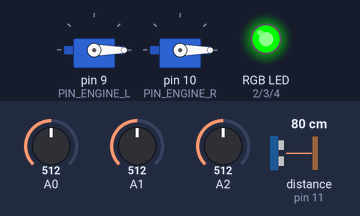
A sketch run on a simulated Arduino Uno, built with avr-gcc and run on an emulated ATmega328P. Parts: 2 × servo, an RGB LED mixed from three pins (HIGH = lit). Inputs (shaded band) come from the test bench; at power-on: distance to the obstacle (sensor on pin 11) 80 cm, A0 = 512, A1 = 512, A2 = 512. The echo pulse lasts 58.3 µs per cm.

Above: at 6.2 s.
6.3 s: distance to the obstacle (sensor on pin 11) set to 71 cm
At 7.3 s:
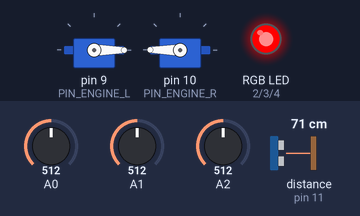
7.9 s: A0 set to 107
9.4 s: A0 set to 96
At 10.6 s:
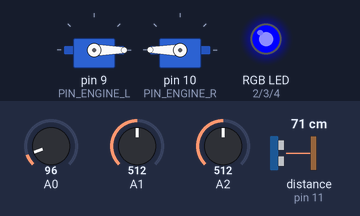
10.9 s: A1 set to 107
12.4 s: A1 set to 91
At 13.6 s:
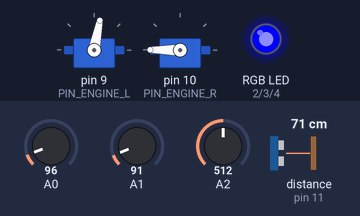
13.9 s: A0 set to 306
At 14.9 s:
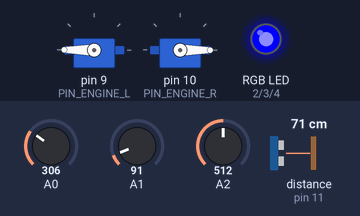
Timing chart, 0 to 16.4 s (numbered marks = the images above; inputs shaded):
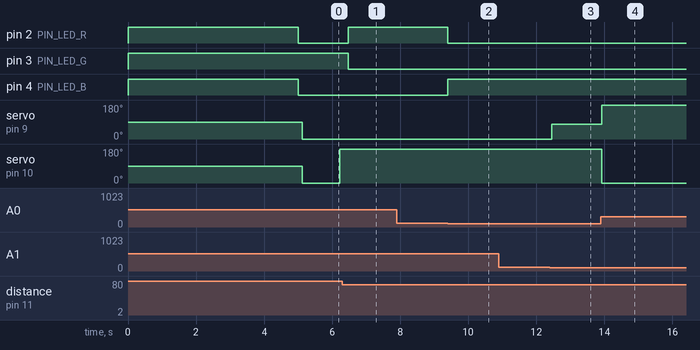

The sketch:

sw.ino
```cpp
#include "subnorbot.h"

//Es necesario incluir estas dos librerias aqui porque Arduino
//es una puta mierda y si no no las reconoce en subnorbot.h:
#include <NewPing.h>
#include <Servo.h>

SubnorBot bot = SubnorBot();

void setup()
{
#ifdef TEST
  Serial.begin(115200);
  Serial.println("Comenzando...");
#endif

  bot.initialize();

#ifdef TEST
  Serial.println("Fin espera de 5s.");
  Serial.print("Contando iteraciones del main loop en 1s... ");
#endif
}

void loop()
{
  bot.sense();
  bot.resolve();
  bot.move();

#ifdef TEST
  static boolean _crono = true;                 //flag que indica si se estan contando las iteraciones del main loop al arrancar
  static unsigned long _time = millis() + 1000; //el instante cuando deben de dejar de contarse
  static unsigned long _i = 1;                  //las iteraciones del main loop contadas
  static char _cmd;                             //el comando de test recibido

  if (_crono) {
    if (millis() < _time) {
      _i++;
    }
    else {
      _crono = false;
      Serial.print(_i);
      Serial.println(" iteraciones.");
      Serial.println("Atendiendo a comandos.");
      Serial.println();
    }
  }
  else {
    _cmd = Serial.read();
    switch (_cmd) {
      case 'i':
        Serial.println("Siguelineas frontal izquierdo conmutado.");
        bot.switchSniffers(true, false, false);
        Serial.println();
      break;

      case 'p':
        Serial.println("Siguelineas frontal derecho conmutado.");
        bot.switchSniffers(false, true, false);
        Serial.println();
      break;

      case 'l':
        Serial.println("Siguelineas trasero conmutado.");
        bot.switchSniffers(false, false, true);
        Serial.println();
      break;

      case 'o':
        bot.setDistance(10);
        Serial.println("Rival detectado!");
        Serial.println();
      break;

      case 'x':
        bot.setDistance(-1);
        Serial.println("Rival perdido...");
        Serial.println();
      break;

      case 'e':
        Serial.print("* Estado: ");
        switch (bot.getState()) {
          case IDLE:          Serial.println("IDLE");          break;
          case SEARCHING:     Serial.println("SEARCHING");     break;
          case CHARGING:      Serial.println("CHARGING");      break;
          case REFINDING:     Serial.println("REFINDING");     break;
          case AVOIDING_EDGE: Serial.println("AVOIDING_EDGE"); break;
          default:            Serial.println("(desconocido)");
        }
        Serial.print("* Motor Izq.: ");
        Serial.print(bot.getSpeed(LEFT));
        Serial.print("% (");
        Serial.print(bot.getAngle(LEFT));
        Serial.println(")");
        Serial.print("* Motor Dch.: ");
        Serial.print(bot.getSpeed(RIGHT));
        Serial.print("% (");
        Serial.print(bot.getAngle(RIGHT));
        Serial.println(")");
        Serial.println("* Estado de los siguelineas: ");
        Serial.println("    ---");
        Serial.print("   |");
        if (bot.getSnifferFL()) Serial.print("x"); else Serial.print(" ");
        Serial.print(" ");
        if (bot.getSnifferFR()) Serial.print("x"); else Serial.print(" ");
        Serial.println("|");
        Serial.print("   | ");
        if (bot.getSnifferR()) Serial.print("x"); else Serial.print(" ");
        Serial.println(" |");
        Serial.println("    ---");
        Serial.println();
      break;

      default: break;
    }
  }
#endif
}
```

initialize.cpp
```cpp
#include "subnorbot.h"

void SubnorBot::initialize()
{
  //Captura del tiempo actual:
  unsigned long _startTime = millis();

  //Estado inicial de la maquina de estados:
  state = IDLE;
  updateLED();

  //Inicializacion del estado de los siguelineas:
  sniffers.byte = 0;

  //Inicializacion del sonar:
  sonar.obj = new NewPing(PIN_SONAR_TRIGGER, PIN_SONAR_ECHO, DOYO_DIAMMETER);
  sonar.dist = -1;

  //Configuracion de los pines del LED RGB:
  pinMode(PIN_LED_R, OUTPUT);
  pinMode(PIN_LED_G, OUTPUT);
  pinMode(PIN_LED_B, OUTPUT);

  //Codigo de error:
  error = 0;

  //Espera de 5s menos el tiempo que ha llevado ejecutar este metodo:
  delay(IDLE_TIME - (millis() - _startTime));

  //Inicializacion de las velocidades deseadas de los motores:
  setSpeed(0, 0);
  //Asociado de los PWMs a los motores:
  if (!engines.left.attached())
    engines.left.attach(PIN_ENGINE_L);
  if (!engines.right.attached())
    engines.right.attach(PIN_ENGINE_R);

  //Estado actual de la maquina de estados:
  state = SEARCHING;
  updateLED();
}
```

move.cpp
```cpp
#include "subnorbot.h"

void SubnorBot::move()
{
  engines.left.write(engines.speedL);
  engines.right.write(engines.speedR);
}

void SubnorBot::setSpeed(int _l, int _r)
{
  /*
  //Motor izquierdo:
  if (!_l && engines.left.attached()) {
    engines.left.detach();
  }
  else {
    if (!engines.left.attached())
      engines.left.attach(PIN_ENGINE_L);
    engines.speedL = (_l * LEFT_SPEED_CORRECTION)*0.9 + 90;
  }

  //Motor derecho:
  if (!_r && engines.left.attached()) {
    engines.left.detach();
  }
  else {
    if (!engines.right.attached())
      engines.right.attach(PIN_ENGINE_R);
    engines.speedR = (_r * RIGHT_SPEED_CORRECTION)*0.9 + 90;
  }*/
  engines.speedL = _l;
  engines.speedR = _r;
}

void SubnorBot::updateLED()
{
  switch (state) {
    case IDLE: //blanco
      digitalWrite(PIN_LED_R, HIGH);
      digitalWrite(PIN_LED_G, HIGH);
      digitalWrite(PIN_LED_B, HIGH);
    break;

    case SEARCHING: //verde
      digitalWrite(PIN_LED_R, LOW);
      digitalWrite(PIN_LED_G, HIGH);
      digitalWrite(PIN_LED_B, LOW);
    break;

    case CHARGING: //rojo
      digitalWrite(PIN_LED_R, HIGH);
      digitalWrite(PIN_LED_G, LOW);
      digitalWrite(PIN_LED_B, LOW);
    break;

    case REFINDING: //amarillo
      digitalWrite(PIN_LED_R, HIGH);
      digitalWrite(PIN_LED_G, HIGH);
      digitalWrite(PIN_LED_B, HIGH);
    break;

    case AVOIDING_EDGE: //azul
      digitalWrite(PIN_LED_R, LOW);
      digitalWrite(PIN_LED_G, LOW);
      digitalWrite(PIN_LED_B, HIGH);
    break;

    default: //"negro"
      digitalWrite(PIN_LED_R, LOW);
      digitalWrite(PIN_LED_G, LOW);
      digitalWrite(PIN_LED_B, LOW);
  }
}

#ifdef TEST
int SubnorBot::getSpeed(Side _side)
{
  if (_side == LEFT)
    return ((engines.speedL - 90)/0.9)*LEFT_SPEED_CORRECTION;
  else
    return ((engines.speedR - 90)/0.9)*RIGHT_SPEED_CORRECTION;
}

int SubnorBot::getAngle(Side _side)
{
  if (_side == LEFT)
    return engines.speedL;
  else
    return engines.speedR;
}
#endif
```

resolve.cpp
```cpp
#include "subnorbot.h"

#define SEARCHING_TURNING_TIME 1250
#define SEARCHING_GOING_TIME 250

void SubnorBot::resolve()
{
  //Para almacenar tiempos de REFINDING:
  static unsigned long _startTime = 0;
  static unsigned long _diffTime = 0;

  //Para almacenar tiempos de AVOIDING_EDGE:
  unsigned static long _maneuverTime = millis() + 1000;
  static int _phase = 0;

  //Maquina de estados finitos, nucleo de la IA:
  switch (state) {
    /**************************************************/
    case SEARCHING:
      if (sniffers.any)
        state = AVOIDING_EDGE;
      else if (sonar.dist == -1) {
        if (_maneuverTime < millis()) {
          _phase++;

          #define PHASES 4
          if (_phase%PHASES == 0) {
            rotate(RIGHT);
            _maneuverTime = millis() + SEARCHING_TURNING_TIME;
          }
          else if (_phase%PHASES == 1) {
            forward(100);
            _maneuverTime = millis() + SEARCHING_GOING_TIME;
          }
          else if (_phase%PHASES == 2) {
            rotate(LEFT);
            _maneuverTime = millis() + SEARCHING_TURNING_TIME;
          }
          else {
            _maneuverTime = millis() + SEARCHING_GOING_TIME;
            forward(100);
          }
          #undef PHASES
        }
      }
      else
        state = CHARGING;
    break;
    /**************************************************/
    case CHARGING:
      if (sniffers.any)
        state = AVOIDING_EDGE;
      else if (sonar.dist != -1) {
        forward(100);
      }
      else {
        _startTime = millis() - SWEEP_TIME/2; //el tiempo de comienzo es la mitad para que del primer barrido haga solo medio cono
        //_startTime = millis() - SWEEP_TIME;
        state = REFINDING;
      }
    break;
    /**************************************************/
    case REFINDING:
      if (sniffers.any)
        state = AVOIDING_EDGE;
      else if (sonar.dist == -1) {
        _diffTime = millis() - _startTime;

        if (_diffTime < SWEEPS*SWEEP_TIME) {
          if ((_diffTime/SWEEP_TIME)%2 == 0) //por cada intervalo de SWEEP_TIME milisegundos se cambia de direccion
            rotate(LEFT);
          else
            rotate(RIGHT);
        }
        else {
          state = SEARCHING;
          _maneuverTime = millis() + SEARCHING_TURNING_TIME;
        }
      }
      else
        state = CHARGING;
    break;
    /**************************************************/
    case AVOIDING_EDGE:
      if (sniffers.any) {
        switch (sniffers.byte) {
          case 0x01: //solo el sensor frontal izquierdo
            /*sniffers.byte &= 0x03;
            sniffers.bits.pivotingR = true;
            _maneuverTime = millis() + GIVING_SEMIBACK;*/
            reverse(100);
          break;

          case 0x02: //solo el sensor frontal derecho
            /*sniffers.byte &= 0x03;
            sniffers.bits.pivotingL = true;
            _maneuverTime = millis() + GIVING_SEMIBACK;*/
            reverse(100);
          break;

          case 0x03: //los dos sensores frontales
            /*sniffers.byte &= 0x03;
            sniffers.bits.turning = true;
            _maneuverTime = millis() + TURNING;*/
            reverse(100);
          break;

          case 0x04: //solo el sensor trasero
            forward(100);
          break;

          case 0x05: //solo los sensores frontal izquierdo y trasero
            /*sniffers.byte &= 0x03;
            sniffers.bits.pivotingR = true;
            _maneuverTime = millis() + GIVING_BACK;*/
            pivot(RIGHT);
          break;

          case 0x06: //solo los sensores frontal derecho y trasero
            /*sniffers.byte &= 0x03;
            sniffers.bits.pivotingL = true;
            _maneuverTime = millis() + GIVING_BACK;*/
            pivot(LEFT);
          break;

          /*default:
            if (sniffers.bits.pivotingL) {
              if (_maneuverTime < millis())
                sniffers.byte &= 0x03;
              else
                pivot(LEFT);
            }
            else if (sniffers.bits.pivotingR) {
              if (_maneuverTime < millis())
                sniffers.byte &= 0x03;
              else
                pivot(RIGHT);
            }
            else if (sniffers.bits.turning) {
              if (_maneuverTime < millis())
                sniffers.byte &= 0x03;
              else
                rotate(RIGHT);
            }
          break;*/
        }
      }
      else if (sonar.dist != -1)
        state = CHARGING;
      else {
        state = SEARCHING;
        _maneuverTime = millis() + SEARCHING_TURNING_TIME;
      }
    break;
    /**************************************************/
  }

  updateLED();
}

void SubnorBot::rotate(Side _side)
{
  /*if (_side == LEFT)
    setSpeed(-100, 100);
  else
    setSpeed(100, -100);*/
  #define DIFF 12
  #define CENTER_L 79
  #define CENTER_R 81
  if (_side == LEFT)
    setSpeed(CENTER_L + DIFF, CENTER_R + DIFF);
  else
    setSpeed(CENTER_L - DIFF, CENTER_R - DIFF);
  #undef DIFF
  #undef CENTER_L
  #undef CENTER_R
}

void SubnorBot::pivot(Side _side)
{
  /*if (_side == LEFT)
    setSpeed(0, 100);
  else
    setSpeed(100, 0);*/

  if (_side == LEFT)
    setSpeed(79, 180);
  else
    setSpeed(0, 81);
}

void SubnorBot::forward(unsigned int _speed)
{
  //setSpeed(_speed, _speed);
  setSpeed(0, 180);
}

void SubnorBot::reverse(unsigned int _speed)
{
  //setSpeed(-_speed, -_speed);
  setSpeed(180, 0);
}

#ifdef TEST
State SubnorBot::getState()
{
  return state;
}
#endif
```

sense.cpp
```cpp
#include "subnorbot.h"

boolean _IRmeasure(int IR_sensor_num);

void SubnorBot::sense()
{
#ifndef TEST
  sonar.dist = (sonar.obj->ping_median(NUM_OF_SHOTS) / US_ROUNDTRIP_CM) - 1;
  sniffers.bits.fl = _IRmeasure(PIN_SNIFFER_FL);
  sniffers.bits.fr = _IRmeasure(PIN_SNIFFER_FR);
  sniffers.bits.r  = _IRmeasure(PIN_SNIFFER_R);
#endif
}

boolean _IRmeasure(int IR_sensor_num)
{

   int i=0;
   int measure = 0;
   boolean edge=0;

   for (i=0; i<4; i++){
    measure+=analogRead(IR_sensor_num);
   }

   measure=measure/4; //mathematic mean of 4 measures

   if (measure<= IR_THRESHOLD)//if white detected
   {
     #ifdef WHITEFLOOR
     edge=NOEDGE;//NOEDGE=0
     #endif

     #ifndef WHITEFLOOR
     edge=EDGE;//EDGE=1
     #endif

   }
    else   //black detected
    {      //measure>IR_THRESHOLD

     #ifdef WHITEFLOOR
     edge=EDGE;//EDGE=1
     #endif

     #ifndef WHITEFLOOR
     edge=NOEDGE;//NOEDGE=0
     #endif

    }

    return(edge);
}

#ifdef TEST
void SubnorBot::setDistance(int _d)
{
  sonar.dist = _d;
}

void SubnorBot::switchSniffers(boolean _fl, boolean _fr, boolean _r)
{
  if (_fl) sniffers.bits.fl = !sniffers.bits.fl;
  if (_fr) sniffers.bits.fr = !sniffers.bits.fr;
  if (_r) sniffers.bits.r = !sniffers.bits.r;
}


boolean SubnorBot::getSnifferFL()
{
  return sniffers.bits.fl;
}

boolean SubnorBot::getSnifferFR()
{
  return sniffers.bits.fr;
}

boolean SubnorBot::getSnifferR()
{
  return sniffers.bits.r;
}
#endif
```

Source omitted: subnorbot.h (6464 bytes)

Measured:
- the behaviour switches between 77 and 76 cm on distance to the obstacle (sensor on pin 11) (found by bisection; images 0 and 1)
- the behaviour switches between 101 and 100 on A0 (found by bisection; images 1 and 2)
- the behaviour switches between 101 and 100 on A1 (found by bisection; images 2 and 3)
- after the input at 6.3 s, pin 2 (PIN_LED_R): LOW → HIGH after 0.17 s; pin 3 (PIN_LED_G): HIGH → LOW after 0.17 s; servo on pin 9 (PIN_ENGINE_L): stays 0° (without the input it goes to 91° after 0.29 s); servo on pin 10 (PIN_ENGINE_R): stays 180° (without the input it goes to 93° after 0.29 s)
- after the input at 7.9 s, every drawn part: stays the same
- after the input at 9.4 s, pin 2 (PIN_LED_R): HIGH → LOW at once; pin 4 (PIN_LED_B): LOW → HIGH at once
- after the input at 10.9 s, every drawn part: stays the same
- after the input at 12.4 s, servo on pin 9 (PIN_ENGINE_L): 0° → 79° after 0.06 s
- after the input at 13.9 s, servo on pin 9 (PIN_ENGINE_L): 79° → 180° at once; servo on pin 10 (PIN_ENGINE_R): 180° → 0° at once
